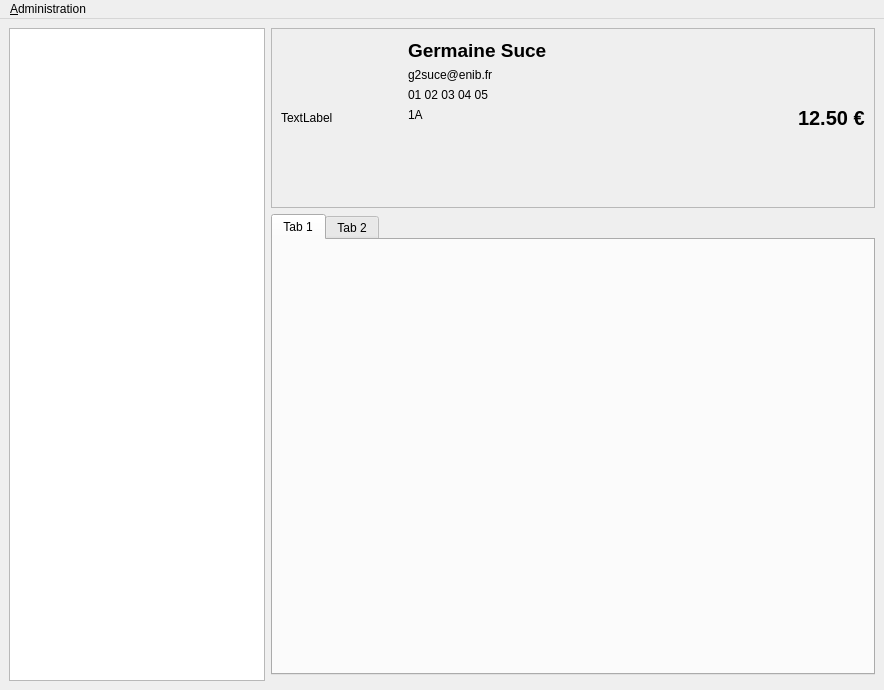
<?xml version="1.0" encoding="UTF-8"?>
<ui version="4.0">
 <class>MainWindow</class>
 <widget class="QMainWindow" name="MainWindow">
  <property name="geometry">
   <rect>
    <x>0</x>
    <y>0</y>
    <width>884</width>
    <height>690</height>
   </rect>
  </property>
  <property name="sizePolicy">
   <sizepolicy hsizetype="Preferred" vsizetype="Preferred">
    <horstretch>0</horstretch>
    <verstretch>0</verstretch>
   </sizepolicy>
  </property>
  <property name="windowTitle">
   <string>MainWindow</string>
  </property>
  <widget class="QWidget" name="centralwidget">
   <layout class="QGridLayout" name="gridLayout_3">
    <item row="0" column="1">
     <widget class="QFrame" name="note_box">
      <property name="enabled">
       <bool>true</bool>
      </property>
      <property name="sizePolicy">
       <sizepolicy hsizetype="Preferred" vsizetype="Maximum">
        <horstretch>0</horstretch>
        <verstretch>0</verstretch>
       </sizepolicy>
      </property>
      <property name="frameShape">
       <enum>QFrame::StyledPanel</enum>
      </property>
      <property name="frameShadow">
       <enum>QFrame::Raised</enum>
      </property>
      <layout class="QHBoxLayout" name="horizontalLayout_2">
       <item>
        <widget class="QLabel" name="note_photo">
         <property name="sizePolicy">
          <sizepolicy hsizetype="Fixed" vsizetype="Expanding">
           <horstretch>0</horstretch>
           <verstretch>0</verstretch>
          </sizepolicy>
         </property>
         <property name="minimumSize">
          <size>
           <width>120</width>
           <height>160</height>
          </size>
         </property>
         <property name="maximumSize">
          <size>
           <width>120</width>
           <height>160</height>
          </size>
         </property>
         <property name="text">
          <string>TextLabel</string>
         </property>
        </widget>
       </item>
       <item alignment="Qt::AlignTop">
        <widget class="QFrame" name="note_middle">
         <property name="enabled">
          <bool>true</bool>
         </property>
         <property name="sizePolicy">
          <sizepolicy hsizetype="Minimum" vsizetype="Maximum">
           <horstretch>1</horstretch>
           <verstretch>0</verstretch>
          </sizepolicy>
         </property>
         <property name="minimumSize">
          <size>
           <width>200</width>
           <height>0</height>
          </size>
         </property>
         <property name="lineWidth">
          <number>50</number>
         </property>
         <layout class="QVBoxLayout" name="verticalLayout">
          <property name="leftMargin">
           <number>1</number>
          </property>
          <property name="topMargin">
           <number>1</number>
          </property>
          <item>
           <widget class="QLabel" name="note_name">
            <property name="sizePolicy">
             <sizepolicy hsizetype="MinimumExpanding" vsizetype="Preferred">
              <horstretch>1</horstretch>
              <verstretch>0</verstretch>
             </sizepolicy>
            </property>
            <property name="font">
             <font>
              <pointsize>14</pointsize>
              <weight>75</weight>
              <bold>true</bold>
             </font>
            </property>
            <property name="text">
             <string>Germaine Suce</string>
            </property>
            <property name="alignment">
             <set>Qt::AlignLeading|Qt::AlignLeft|Qt::AlignTop</set>
            </property>
           </widget>
          </item>
          <item alignment="Qt::AlignTop">
           <widget class="QLabel" name="note_mail">
            <property name="sizePolicy">
             <sizepolicy hsizetype="MinimumExpanding" vsizetype="Preferred">
              <horstretch>1</horstretch>
              <verstretch>0</verstretch>
             </sizepolicy>
            </property>
            <property name="frameShadow">
             <enum>QFrame::Plain</enum>
            </property>
            <property name="text">
             <string>g2suce@enib.fr</string>
            </property>
            <property name="alignment">
             <set>Qt::AlignLeading|Qt::AlignLeft|Qt::AlignTop</set>
            </property>
           </widget>
          </item>
          <item>
           <widget class="QLabel" name="note_phone">
            <property name="sizePolicy">
             <sizepolicy hsizetype="MinimumExpanding" vsizetype="Preferred">
              <horstretch>1</horstretch>
              <verstretch>0</verstretch>
             </sizepolicy>
            </property>
            <property name="text">
             <string>01 02 03 04 05</string>
            </property>
            <property name="alignment">
             <set>Qt::AlignLeading|Qt::AlignLeft|Qt::AlignTop</set>
            </property>
           </widget>
          </item>
          <item>
           <widget class="QLabel" name="note_promo">
            <property name="sizePolicy">
             <sizepolicy hsizetype="MinimumExpanding" vsizetype="Preferred">
              <horstretch>1</horstretch>
              <verstretch>0</verstretch>
             </sizepolicy>
            </property>
            <property name="text">
             <string>1A</string>
            </property>
            <property name="alignment">
             <set>Qt::AlignLeading|Qt::AlignLeft|Qt::AlignTop</set>
            </property>
           </widget>
          </item>
          <item>
           <spacer name="verticalSpacer">
            <property name="orientation">
             <enum>Qt::Vertical</enum>
            </property>
            <property name="sizeType">
             <enum>QSizePolicy::Expanding</enum>
            </property>
            <property name="sizeHint" stdset="0">
             <size>
              <width>20</width>
              <height>120</height>
             </size>
            </property>
           </spacer>
          </item>
         </layout>
        </widget>
       </item>
       <item>
        <widget class="QLabel" name="note_solde">
         <property name="sizePolicy">
          <sizepolicy hsizetype="Maximum" vsizetype="Preferred">
           <horstretch>0</horstretch>
           <verstretch>0</verstretch>
          </sizepolicy>
         </property>
         <property name="font">
          <font>
           <pointsize>15</pointsize>
           <weight>75</weight>
           <bold>true</bold>
          </font>
         </property>
         <property name="text">
          <string>12.50 €</string>
         </property>
        </widget>
       </item>
      </layout>
     </widget>
    </item>
    <item row="0" column="0" rowspan="3">
     <widget class="NotesList" name="notes_list">
      <property name="sizePolicy">
       <sizepolicy hsizetype="Fixed" vsizetype="Expanding">
        <horstretch>0</horstretch>
        <verstretch>0</verstretch>
       </sizepolicy>
      </property>
      <property name="minimumSize">
       <size>
        <width>200</width>
        <height>0</height>
       </size>
      </property>
      <property name="baseSize">
       <size>
        <width>200</width>
        <height>0</height>
       </size>
      </property>
     </widget>
    </item>
    <item row="1" column="1">
     <widget class="QTabWidget" name="tabWidget">
      <property name="currentIndex">
       <number>0</number>
      </property>
      <widget class="QWidget" name="tab_7">
       <attribute name="title">
        <string>Tab 1</string>
       </attribute>
      </widget>
      <widget class="QWidget" name="tab_8">
       <attribute name="title">
        <string>Tab 2</string>
       </attribute>
      </widget>
     </widget>
    </item>
   </layout>
  </widget>
  <widget class="MenuBar" name="menu_bar">
   <property name="geometry">
    <rect>
     <x>0</x>
     <y>0</y>
     <width>884</width>
     <height>20</height>
    </rect>
   </property>
   <widget class="QMenu" name="administration">
    <property name="title">
     <string>&amp;Administration</string>
    </property>
    <widget class="QMenu" name="export_notes">
     <property name="title">
      <string>Exporter les notes</string>
     </property>
     <addaction name="export_with_profs"/>
     <addaction name="export_without_profs"/>
    </widget>
    <addaction name="user_managment"/>
    <addaction name="change_password"/>
    <addaction name="products_managment"/>
    <addaction name="add_note"/>
    <addaction name="export_notes"/>
   </widget>
   <addaction name="administration"/>
  </widget>
  <action name="user_managment">
   <property name="checkable">
    <bool>false</bool>
   </property>
   <property name="text">
    <string>Gerer les &amp;utilisateurs</string>
   </property>
  </action>
  <action name="products_managment">
   <property name="text">
    <string>Gerer les &amp;consomations</string>
   </property>
  </action>
  <action name="add_note">
   <property name="text">
    <string>Ajouter une &amp;note</string>
   </property>
  </action>
  <action name="export_with_profs">
   <property name="text">
    <string>Avec profs</string>
   </property>
  </action>
  <action name="export_without_profs">
   <property name="text">
    <string>Sans profs</string>
   </property>
  </action>
  <action name="change_password">
   <property name="text">
    <string>Changer mon mot de passe</string>
   </property>
  </action>
 </widget>
 <customwidgets>
  <customwidget>
   <class>NotesList</class>
   <extends>QListWidget</extends>
   <header>gui/mainwindow</header>
  </customwidget>
  <customwidget>
   <class>MenuBar</class>
   <extends>QMenuBar</extends>
   <header>gui/mainwindow</header>
   <slots>
    <slot>user_managment_fnc()</slot>
    <slot>consumption_managment_fnc()</slot>
    <slot>add_note_fnc()</slot>
    <slot>export_notes_with_profs_fnc()</slot>
    <slot>export_notes_without_profs_fnc()</slot>
    <slot>change_password_fnc()</slot>
   </slots>
  </customwidget>
 </customwidgets>
 <resources/>
 <connections>
  <connection>
   <sender>user_managment</sender>
   <signal>triggered()</signal>
   <receiver>menu_bar</receiver>
   <slot>user_managment_fnc()</slot>
   <hints>
    <hint type="sourcelabel">
     <x>-1</x>
     <y>-1</y>
    </hint>
    <hint type="destinationlabel">
     <x>441</x>
     <y>9</y>
    </hint>
   </hints>
  </connection>
  <connection>
   <sender>products_managment</sender>
   <signal>triggered()</signal>
   <receiver>menu_bar</receiver>
   <slot>consumption_managment_fnc()</slot>
   <hints>
    <hint type="sourcelabel">
     <x>-1</x>
     <y>-1</y>
    </hint>
    <hint type="destinationlabel">
     <x>441</x>
     <y>9</y>
    </hint>
   </hints>
  </connection>
  <connection>
   <sender>add_note</sender>
   <signal>triggered()</signal>
   <receiver>menu_bar</receiver>
   <slot>add_note_fnc()</slot>
   <hints>
    <hint type="sourcelabel">
     <x>-1</x>
     <y>-1</y>
    </hint>
    <hint type="destinationlabel">
     <x>441</x>
     <y>9</y>
    </hint>
   </hints>
  </connection>
  <connection>
   <sender>export_with_profs</sender>
   <signal>triggered()</signal>
   <receiver>menu_bar</receiver>
   <slot>export_notes_with_profs_fnc()</slot>
   <hints>
    <hint type="sourcelabel">
     <x>-1</x>
     <y>-1</y>
    </hint>
    <hint type="destinationlabel">
     <x>441</x>
     <y>9</y>
    </hint>
   </hints>
  </connection>
  <connection>
   <sender>export_without_profs</sender>
   <signal>triggered()</signal>
   <receiver>menu_bar</receiver>
   <slot>export_notes_without_profs_fnc()</slot>
   <hints>
    <hint type="sourcelabel">
     <x>-1</x>
     <y>-1</y>
    </hint>
    <hint type="destinationlabel">
     <x>441</x>
     <y>9</y>
    </hint>
   </hints>
  </connection>
  <connection>
   <sender>change_password</sender>
   <signal>triggered()</signal>
   <receiver>menu_bar</receiver>
   <slot>change_password_fnc()</slot>
   <hints>
    <hint type="sourcelabel">
     <x>-1</x>
     <y>-1</y>
    </hint>
    <hint type="destinationlabel">
     <x>441</x>
     <y>9</y>
    </hint>
   </hints>
  </connection>
 </connections>
</ui>
